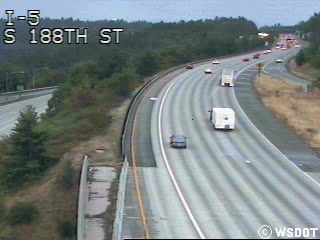
#> input picture frames/000000.jpg, 320 x 240 px
$ python main.py
#> lines starting #> are read from the running program, lines starting #| are printed output that depends on the picture; after the words box and inside, x2 and y2 are one past the last pixel; in counts of white or black regions, pixels touching at a corner belong together; pictures that were not available may be replaced by others from this repository, and a replacement may not be noted

import sys
import numpy
import cv2 as cv


def main():

    #1.1 load image and show it
    image = cv.imread("frames/000000.jpg")
#> image is the input picture: shape (240, 320, 3); mean B, G, R 130.7, 130, 121.1

    cv.imshow("Display window", image)
    k = cv.waitKey(0)
#> (key q is pressed here)

    #1.2 print the shape of the array
    imgAsArray = numpy.asarray(image)
    print(f'shape of array: {imgAsArray.shape}')
#| shape of array: (240, 320, 3)

    #1.3 print the image itself returns bgr values
    print(image)
#> (printed output is left out)

    #1.4 show a grayscale image
    grayscaleImage = cv.cvtColor(image, cv.COLOR_BGR2GRAY )
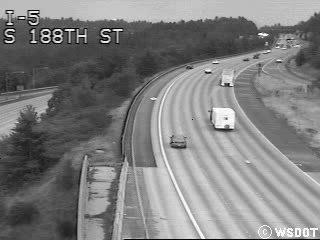
#> grayscaleImage: shape (240, 320); min 0, max 255, mean 127.4

    cv.imshow("Display window", grayscaleImage)
    k = cv.waitKey(0)
#> (key q is pressed here)

    #1.5 save the grayscale file as a png
    if k == ord("s"):
        cv.imwrite("grayscaleframe000000.png", grayscaleImage)

    #Step 2
    #2.1 & 2.2 set up a video capture
    formatted_number = f"{0:06d}"
    filename = f'frames/{formatted_number}.jpg'
    cap = cv.VideoCapture(filename)

    grayFrames = []

    while cap.isOpened():
        ret, frame = cap.read()
        # if frame is read correctly ret is True
        if not ret:
            print("Can't receive frame (stream end?). Exiting ...")
            break
        cv.imshow('frame', frame)

        #2.3 get avg image
        grayscaleFrame = cv.cvtColor(frame, cv.COLOR_BGR2GRAY )
        grayFrames.append(grayscaleFrame)

        if cv.waitKey(30) == ord('q'):
#> (key q is pressed here)
            break
    cap.release()

    #2.3/2.4 show the avg image
    avgFrame = numpy.mean(grayFrames,axis=0).astype('uint8')
    cv.imshow("Average Frame", avgFrame)
    #2.5 save the average image
    cv.imwrite("grayAverageFrame.png", avgFrame)
    cv.waitKey(0)


    #Step 3
    #3.1
    partOneImage = cv.imread('grayscaleframe000000.png', cv.IMREAD_GRAYSCALE)
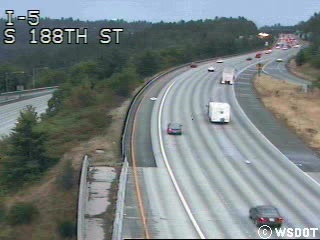
#> input picture frames/000004.jpg, 320 x 240 px, given in place of grayscaleframe000000.png, which was not available
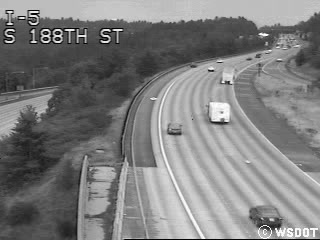
#> partOneImage: shape (240, 320); min 0, max 255, mean 126.6
    partTwoImage = cv.imread('grayAverageFrame.png', cv.IMREAD_GRAYSCALE)

    #3.2 compute absolute difference between the images from part I and part II and display the resulting image
    absDiff = cv.absdiff(partOneImage,partTwoImage);
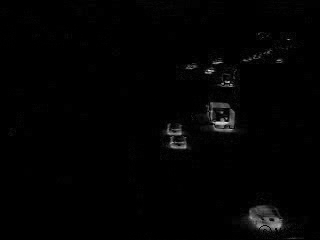
#> absDiff: shape (240, 320); min 0, max 229, mean 2.7
    print(f'Abs Diff: {absDiff}')
#> (printed output is left out)
    print('Showing abs diff')
    cv.imshow("absDiff", absDiff)
    cv.waitKey(0)

    #Step 3.3 threshold the absolute difference image and manually find a good threshold value
    ret,thresh1 = cv.threshold(absDiff,30,255,cv.THRESH_BINARY)
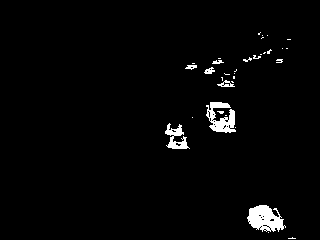
#> thresh1: shape (240, 320); 2.4% white; 34 white regions (25 under 20 px), largest, box (x1, y1, x2, y2) and area: (247, 205, 286, 232) 678, (206, 102, 236, 133) 523, (165, 123, 190, 149) 298
    cv.imshow("Absolute Difference Threshold", thresh1)
    cv.waitKey(0)

    #Step 3.4 threshold the absolute difference image using  Otsu's method which will calculate the threshold itself
    ret, thresh2 = cv.threshold(absDiff,0,255, cv.THRESH_BINARY + cv.THRESH_OTSU)
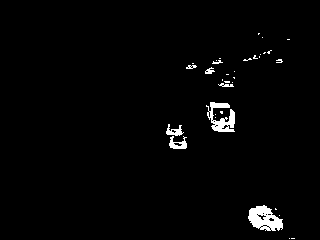
#> thresh2: shape (240, 320); 1.9% white; 34 white regions (26 under 20 px), largest, box (x1, y1, x2, y2) and area: (248, 205, 283, 231) 574, (206, 102, 235, 132) 446, (169, 136, 187, 149) 131
#> ret = 43
    cv.imshow("Otsu Threshold", thresh2)
    cv.waitKey(0)

    #3.4.1 3.4 but filtered with gaussian before the otsu threshold
    blur = cv.GaussianBlur(absDiff,(5,5),0)
    ret, threshBlur = cv.threshold(blur,0,255, cv.THRESH_BINARY + cv.THRESH_OTSU)
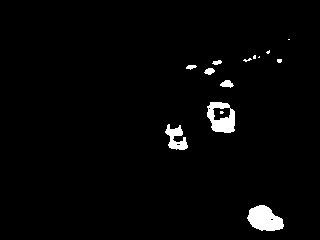
#> threshBlur: shape (240, 320); 2.4% white; 14 white regions (7 under 20 px), largest, box (x1, y1, x2, y2) and area: (247, 205, 284, 231) 668, (207, 102, 235, 133) 554, (165, 124, 188, 150) 317
#> ret = 35
    cv.imshow("Otsu with Gaussian Blur", threshBlur)
    cv.waitKey(0)

    cv.destroyAllWindows()

    #BONUS
    filename = f'frames/{formatted_number}.jpg'
    cap = cv.VideoCapture(filename)

    while cap.isOpened():
        ret, frame = cap.read()
        # if frame is read correctly ret is True
        if not ret:
            print("Can't receive frame (stream end?). Exiting ...")
            break


        #Contours do not appear
        grayscaleFrame = cv.cvtColor(frame, cv.COLOR_BGR2GRAY )
        absDiffFrame = cv.absdiff(grayscaleFrame,partTwoImage)
#> absDiffFrame: shape (240, 320); every value is 0
        blur = cv.GaussianBlur(absDiffFrame,(5,5),0)
        ret, thresh3 = cv.threshold(blur,0,255, cv.THRESH_BINARY + cv.THRESH_OTSU)
#> ret = 0
        contours, hierarchy = cv.findContours(thresh3, cv.RETR_EXTERNAL, cv.CHAIN_APPROX_NONE)
#> contours = []
        thresh4 = cv.drawContours(thresh3, contours, -1, (0,255,0), 3)

        if not ret:
            print('threshold failed')
            break
        cv.imshow("Draw Contours", thresh3)

        if cv.waitKey(30) == ord('q'):
            break
    cap.release()


if __name__ == '__main__':
    main()
